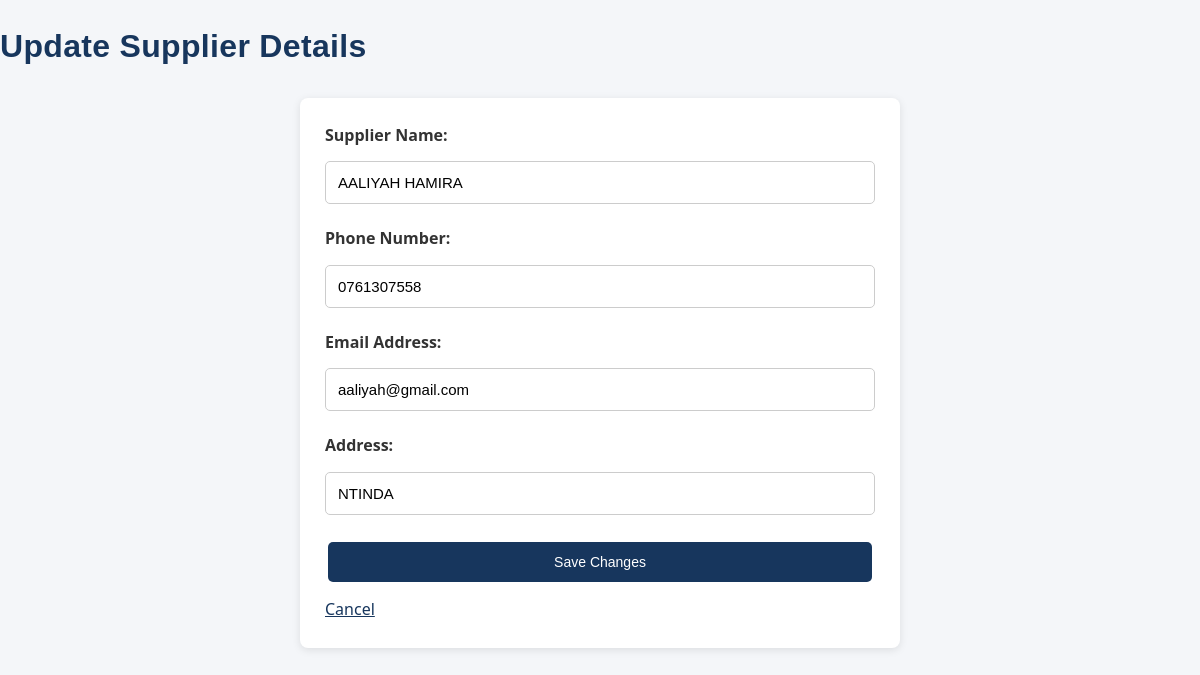
The app's page /supplier/update/1/ with its own data.
### myapp/models.py (models this page shows, shortened)
class supplier(models.Model):
    SupplierName = models.CharField(max_length=150)
    PhoneNumber = models.CharField(max_length=20)
    Email = models.EmailField()
    Address = models.CharField(max_length=200)

### myapp/views.py (the view, shortened to what this page needs)
# urls.py: path('supplier/update/<int:id>/', views.update_supplier, name='update_supplier'),
def update_supplier(request, id):
    selected_supplier = supplier.objects.get(id=id)
    return render(request, 'update_supplier.html', {
        'supplier': selected_supplier
    })

### myapp/templates/update_supplier.html (shortened to what this page needs)
<!DOCTYPE html>
<html lang="en">
<head>
    {% load static %}
    <link rel="stylesheet" href="{% static 'style.css' %}">
</head>
<body>
    <h1>Update Supplier Details</h1>
    <form method="POST">
        <label>Supplier Name:</label>
        <input type="text" name="SupplierName"
               value="{{ supplier.SupplierName }}" required>
        <label>Phone Number:</label>
        <input type="text" name="PhoneNumber"
               value="{{ supplier.PhoneNumber }}" required>
        <label>Email Address:</label>
        <input type="email" name="Email"
               value="{{ supplier.Email }}" required>
        <label>Address:</label>
        <input type="text" name="Address"
               value="{{ supplier.Address }}" required>
        <button type="submit">Save Changes</button>
        <a href="{% url 'supplier' %}">Cancel</a>
    </form>
</body>
</html>

### myapp/static/style.css (style rules this page uses)
:root { --navy: #17365d; --navy-dark: #0f2542; --blue: #245a91; --safety: #f4c542; --paper: #f4f6f9; --ink: #2b2f36; --font-body: "Barlow", "Segoe UI", Arial, sans-serif; --font-display: "Barlow Condensed", "Arial Narrow", Arial, sans-serif; }
* { box-sizing: border-box; }
body { font-family: var(--font-body); background-color: var(--paper); color: var(--ink); margin: 0; padding: 0; line-height: 1.6; }
h1, h2 { font-family: var(--font-display); color: var(--navy); letter-spacing: 0.01em; }
h1 { margin-bottom: 25px; }
a { color: var(--navy); }
form { background-color: white; max-width: 600px; margin: 20px auto; padding: 25px; border-radius: 8px; box-shadow: 0 2px 8px rgba(0, 0, 0, 0.1); display: flex; flex-direction: column; gap: 10px; }
form label { display: block; font-weight: bold; color: #333; margin-bottom: 3px; }
form input[type="text"], form input[type="email"], form input[type="number"], form input[type="date"], form input[type="password"], form input[type="tel"], form select, form textarea { width: 100%; padding: 12px; border: 1px solid #ccc; border-radius: 5px; font-size: 15px; margin-bottom: 12px; }
form input::placeholder, form textarea::placeholder { color: #999; }
button, input[type="submit"], input[type="reset"] { background-color: var(--navy); color: white; padding: 12px 18px; border: none; border-radius: 5px; cursor: pointer; font-size: 14px; margin: 5px 3px; }

### records on screen
supplier: SupplierName "AALIYAH HAMIRA", PhoneNumber "0761307558", Email "aaliyah@gmail.com", Address "NTINDA"
